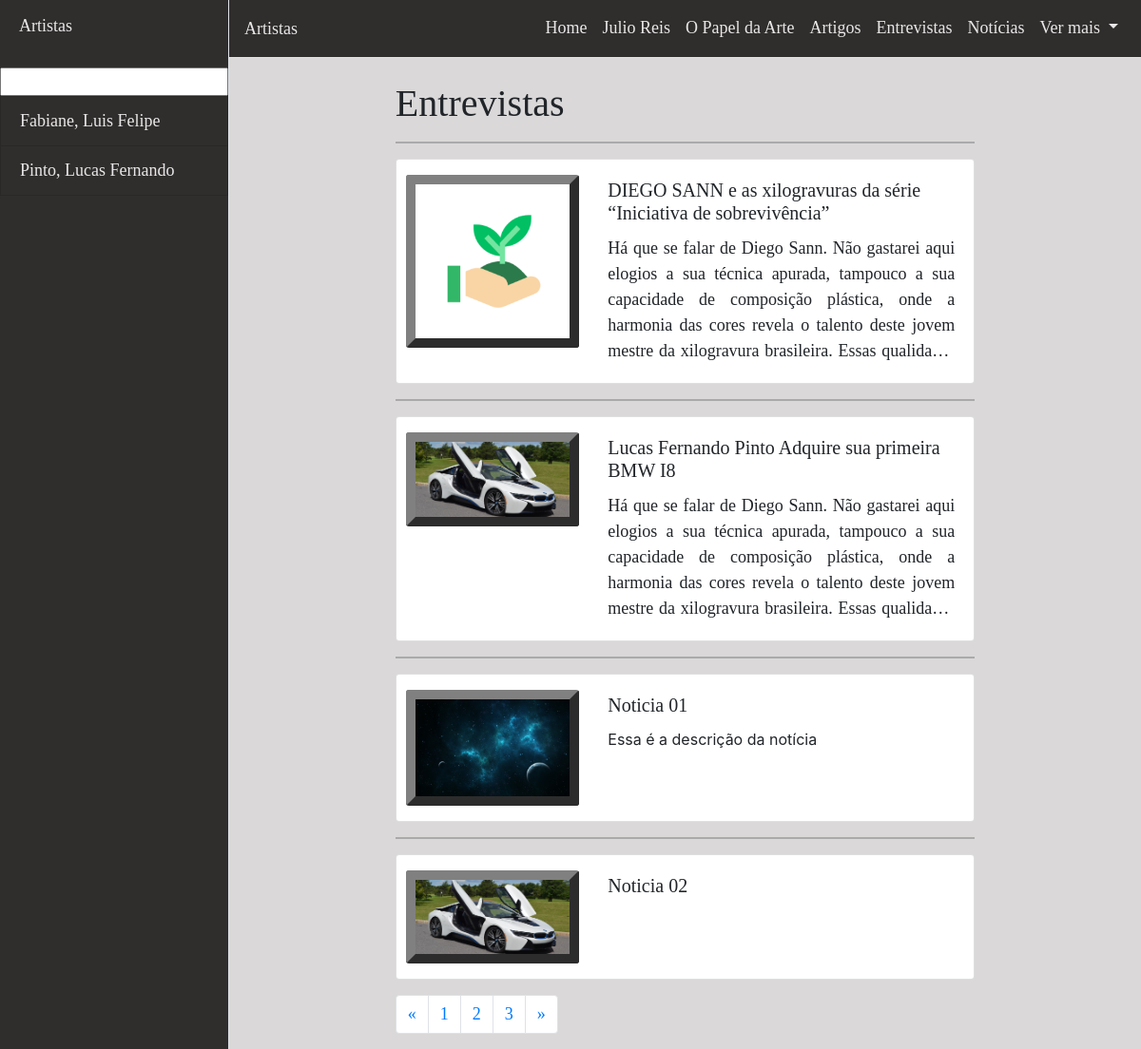
The page /Entrevistas on the database as committed earlier.
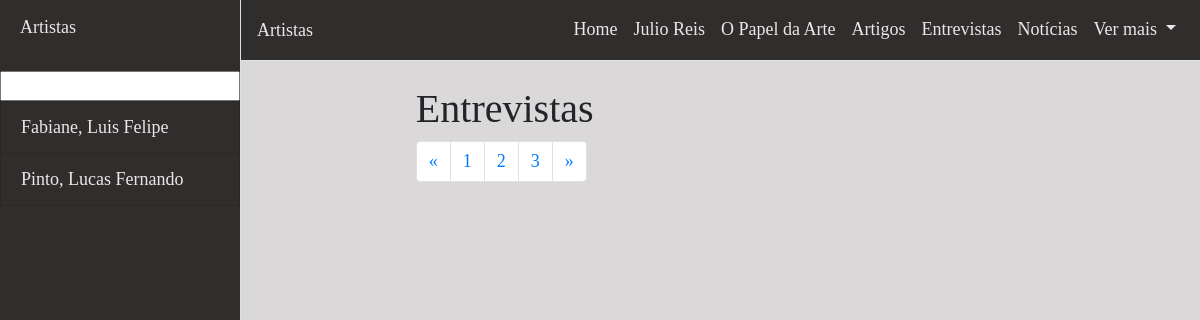
The same page on the database as committed later.
### core/models.py (models this page shows, shortened)
class Artista(models.Model):
    art_nome = models.CharField("Nome do artista", max_length=100)
    art_sobrenome = models.CharField("Sobrenome do artista:", max_length=100)
    art_imagem = models.ImageField("Imagem do artista:", upload_to='Artistas')
    art_desc = models.TextField("Texto descritivo:", blank=True, null=True)
    art_nascimento = models.IntegerField("Ano de nascimento", null=True)
    art_morte = models.IntegerField("Ano de falecimento", null=True)
    class Meta:
        db_table = 'artista'

class Noticia(models.Model):
    OPTIONS = (
        ('N', 'Notícia'),
        ('A', 'Artigo'),
        ('E', 'Entrevista'),
    )
    not_nome = models.CharField("Nome da publicação:", max_length=100)
    not_tipo = models.CharField("Tipo da publicação:", max_length=1, choices=OPTIONS)
    not_desc = models.TextField("Faça a descrição da sua publicação:")
    not_imagem = models.ImageField("Selecione a imagem da publicação:", upload_to='Artigos')
    not_publi = models.DateField("Data de publicação")
    objects = NoticiaManager()
    class Meta:
        db_table = 'noticias'

### core/views.py (the view)
# urls.py: path('Entrevistas', views.entrevistas),
def entrevistas(request):
    pagina = request.GET.get('p', None)
    nPaginas = len(Noticia.objects.filter(not_tipo='E')) / 4
    nPaginas = round(nPaginas+0.4)
    if (pagina):
        try:
            pagina = int(pagina)
        except:
            pagina = 1
    else:
        pagina = 1
    ordem = request.GET.get('ordenar_por', None)
    offset = 0
    limit = 0
    if (pagina > 1):
        offset = (pagina - 1) * 4
        limit = pagina * 4
    else:
        offset = 0
        limit = 4
    if (ordem == 'data'):
        resultado = Noticia.objects.filter(not_tipo='E').order_by(ordem)[offset:limit]
    elif ( ordem == 'data_desc'):
        pass
    dados = {'artista': Artista.objects.all().order_by('art_sobrenome')[0:15],
             'noticias': Noticia.objects.filter(not_tipo='E').order_by('-not_publi')[offset:limit],
             'nPaginas': nPaginas,
             'paginaAtual': pagina}
    return render(request, 'entrevistas.html', dados)

### templates/entrevistas.html (shortened to what this page needs)
    {% extends 'modelo.html' %}
    {% block content %}
    <div class="container-fluid">
        <div class="row h-100">
            <div class="col-sm-2"></div>
            <div class="col-sm-8" id="corpo">
                <h1>
                    Entrevistas
                </h1>
                {% for entrevista in noticias %}
                    <hr>
                    <div class="card mb-3">
                      <div class="row no-gutters">
                        <div class="col-sm-4 my-3" style="padding-left:10px;padding-right:10px;">
                          <img src="{{ entrevista.not_imagem.url }}" class="card-img" alt="Imagem da {{ entrevista.not_nome }}">
                        </div>
                        <div class="col-sm-8">
                          <div class="card-body">
                            <h5 class="card-title">{{ entrevista.not_nome }}</h5>
                            <div class="card-text" style="overflow: hidden; text-overflow: ellipsis; display: -webkit-box; -webkit-line-clamp: 5; -webkit-box-orient: vertical;">{{ entrevista.not_desc | safe }}</div>
                          </div>
                        </div>
                      </div>
                    </div>
                {% endfor %}
                <div style="text-align: center;">
                  <ul class="pagination">
                    <li class="page-item">
                      <a class="page-link" href="#" aria-label="Anterior">
                        <span aria-hidden="true">&laquo;</span>
                      </a>
                    </li>
                    <li class="page-item"><a class="page-link" href="#">1</a></li>
                    <li class="page-item"><a class="page-link" href="#">2</a></li>
                    <li class="page-item"><a class="page-link" href="#">3</a></li>
                    <li class="page-item">
                      <a class="page-link" href="#" aria-label="Próximo">
                        <span aria-hidden="true">&raquo;</span>
                      </a>
                    </li>
                  </ul>
                </div>
            </div>
        </div>
    </div>
    {% endblock %}

### templates/modelo.html (shortened to what this page needs)
<!DOCTYPE html>
<html lang="en">
<head>
  {% load static %}
  <link href="https://cdn.jsdelivr.net/npm/bootstrap@5.0.0-beta2/dist/css/bootstrap.min.css" rel="stylesheet"
>
  <link rel="stylesheet" type="text/css" href="{% static 'css/Estilo.css' %}">
  <link href="{% static 'css/bootstrap.min.css' %}" rel="stylesheet">
</head>
<body>
  <div class="d-flex h-100" id="wrapper">
    <div class="border-right" id="sidebar-wrapper">
      <div class="sidebar-heading">
        <p>Artistas
        </p>
      </div>
      <div class="list-group list-group-flush" id="esquerda">
            <input type="text" id="busca" autocomplete="off">
        <div id="artistas">
          {% for artistas in artista %}
            <a href="/Artistas/{{ artistas.art_sobrenome }}" class="list-group-item list-group-item-action">{{ artistas.art_sobrenome }}, {{ artistas.art_nome }}</a>
          {% endfor %}
        </div>
      </div>
    </div>
    <div id="page-content-wrapper">
      <nav class="navbar navbar-expand-lg border-bottom">
        <a id="menu-toggle">Artistas</a>
        <div class="collapse navbar-collapse" id="navbarSupportedContent">
          <ul class="navbar-nav ml-auto mt-2 mt-lg-0">
            <li class="nav-item active">
              <a class="nav-link" href="/">Home <span class="sr-only">(current)</span></a>
            </li>
            <li class="nav-item">
              <a class="nav-link" href="/Julio-Reis">Julio Reis</a>
            </li>
            <li class="nav-item">
              <a class="nav-link" href="/O-Papel-da-Arte">O Papel da Arte</a>
            </li>
            <li class="nav-item">
              <a class="nav-link" href="/Artigos">Artigos</a>
            </li>
            <li class="nav-item">
              <a class="nav-link" href="/Entrevistas">Entrevistas</a>
            </li>
            <li class="nav-item">
              <a class="nav-link" href="/Noticias">Notícias</a>
            </li>
            <li class="nav-item dropdown">
              <a class="nav-link dropdown-toggle" href="#" id="navbarDropdown" role="button" data-toggle="dropdown"
                aria-haspopup="true" aria-expanded="false">
                Ver mais
              </a>
            </li>
          </ul>
        </div>
      </nav>
      <br>
      {% block content %}
      {% endblock %}
    </div>
  </div>
</body>
</html>

Rows that differ between the two databases and show on the page:
no longer on this page (row edited): Noticia: not_imagem (picture), not_nome "DIEGO SANN e as xilogravuras da série “Iniciativa de sobrevivência”", not_desc "Há que se falar de Diego Sann. Não gastarei aqui elogios a sua técnica apurada, tampouco a sua capacidade de composição plástica, onde a harmonia das cores revela o talento deste jovem mestre da xilogravura brasileira. Essas…"
no longer on this page (row edited): Noticia: not_imagem (picture), not_nome "Lucas Fernando Pinto Adquire sua primeira BMW I8", not_desc "Há que se falar de Diego Sann. Não gastarei aqui elogios a sua técnica apurada, tampouco a sua capacidade de composição plástica, onde a harmonia das cores revela o talento deste jovem mestre da xilogravura brasileira. Essas…"
no longer on this page (row edited): Noticia: not_imagem (picture), not_nome "Noticia 01", not_desc "Essa é a descrição da notícia"
no longer on this page (row edited): Noticia: not_imagem (picture), not_nome "Noticia 02"
